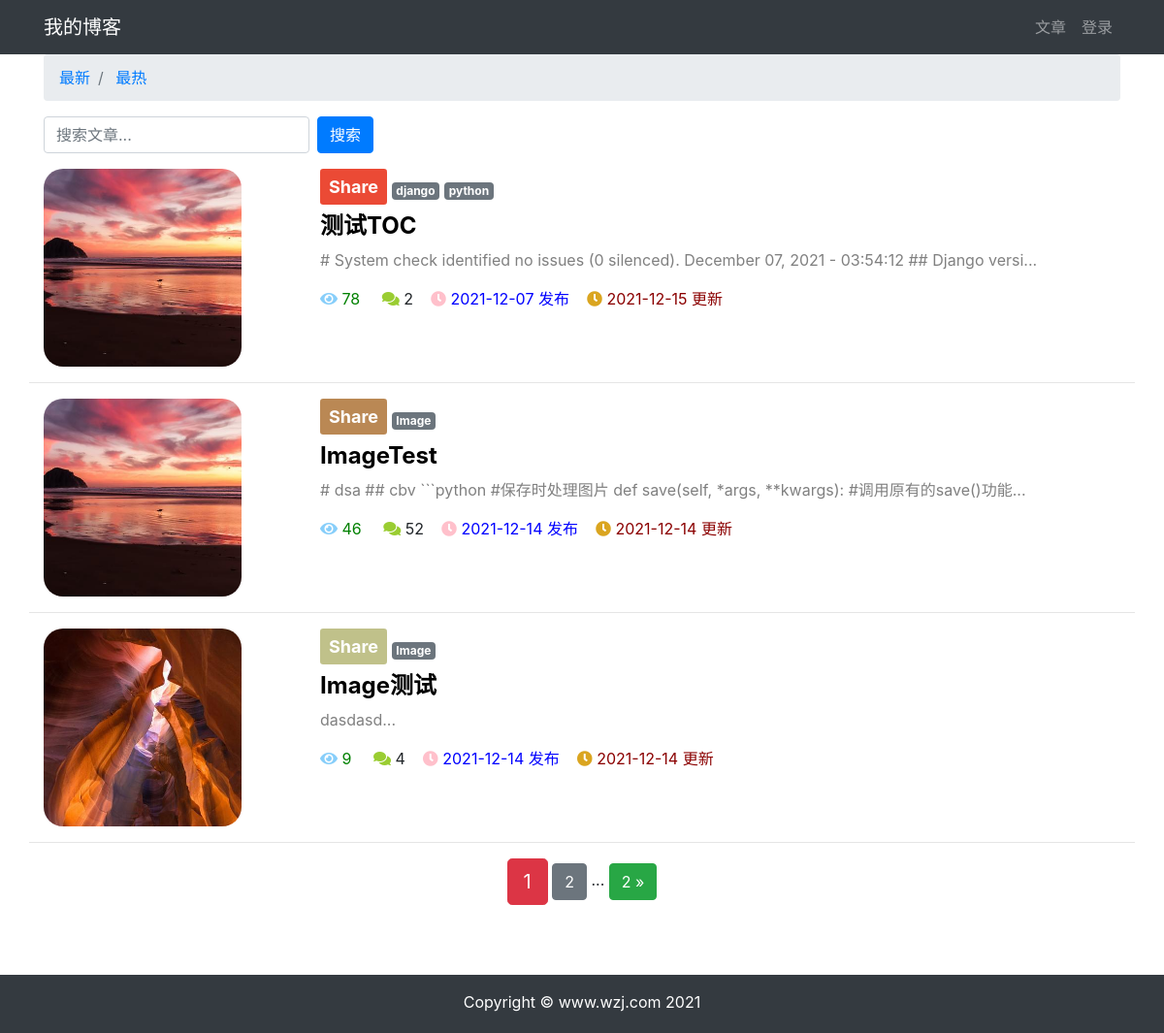
/article/article-list/?order=total_views&search=&column=3&tag=None, run on the app's committed database.
### article/models.py (models this page shows, shortened)
class ArticlePost(models.Model):
    column = models.ForeignKey(
        ArticleColumn,
        null=True,
        blank=True,
        on_delete=models.CASCADE,
        related_name='article',
    )
    avatar = models.ImageField(upload_to='article/%Y%m%d', blank=True)
    author = models.ForeignKey(User, on_delete=models.CASCADE)
    title = models.CharField(max_length=100)
    body = models.TextField()
    created = models.DateTimeField(default=timezone.now)
    updated = models.DateTimeField(auto_now=True)
    total_views = models.PositiveIntegerField(default=0)
    tags = TaggableManager(blank=True)
    class Meta:
        ordering = ('-created',)

class ArticleColumn(models.Model):
    title = models.CharField(max_length=100, blank=True)
    created = models.DateTimeField(default=timezone.now)
    def __str__(self) -> str:
        return self.title

### article/views.py (the view)
# urls.py: path('article-list/', views.article_list, name='article_list'),
def article_list(request):
    search = request.GET.get('search')
    order = request.GET.get('order')
    column = request.GET.get('column')
    tag = request.GET.get('tag')
    article_list = ArticlePost.objects.all()
    if search:
        article_list = article_list.filter(
            Q(title__icontains=search) |
            Q(body__icontains=search)
        )
    else:
        search = ''
    if column is not None and column.isdigit():
        article_list = article_list.filter(column=column)
    if tag and tag != 'None':
        article_list = article_list.filter(tags__name__in=[tag])
    if order == 'total_views':
        article_list = article_list.order_by('-total_views')
    paginator = Paginator(article_list, 3)
    page = request.GET.get('page')
    articles = paginator.get_page(page)
    context = {
            'articles': articles,
            'order': order,
            'search': search,
            'column': column,
            'tag': tag,
    }
    return render(request, 'article/list.html', context)

### templates/article/list.html (shortened to what this page needs)
{% extends "base.html" %}
{% load staticfiles %}
{% block content %}
<div class="container">
    <nav aria-label="breadcrumb">
        <ol class="breadcrumb">
            <li class="breadcrumb-item">
                <a href="{% url 'article:article_list' %}?search={{ search }}&column={{ column }}&tag={{ tag }}"
                >
                    最新
                </a>
            </li>
            <li class="breadcrumb-item">
                <a href="{% url 'article:article_list' %}?order=total_views&search={{ search }}&column={{ column }}&tag={{ tag }}"
                >
                    最热
                </a>
            </li>
        </ol>
    </nav>
    <div class="row">
        <div class="col-auto mr-auto">
            <form class="form-inline" >
                <input type="text"
                    class="form-control mb-2 mr-sm-2"
                    name="search"
                    placeholder="搜索文章..."
                    required
                >
                <button type="submit" class="btn btn-primary mb-2 mr-sm-2">搜索</button>
            </form>
        </div>
    </div>
    <div class="row mt-2">
        {% for article in articles %}
            {% if article.avatar %}
            <div class="col-3">
                <img src="{{ article.avatar.url }}"
                     alt="avatar"
                     style="max-width:80%; border-radius: 20px"
                >
            </div>
            {% endif %}
            <div class="col">
                {% if article.column %}
                    <a  role="button"
                        href="{% url 'article:article_list' %}?column={{ article.column.id }}"
                        class="btn btn-sm mb-2"
                        style="color: #ffffff;
                        font-size: large;
                        font-weight: bold;"
                    >
                        {{ article.column }}
                    </a>
                {% endif %}
                <span>
                    {% for tag in article.tags.all %}
                        <a href="{% url 'article:article_list' %}?tag={{ tag }}"
                        class="badge badge-secondary"
                        >
                            {{ tag }}
                        </a>
                    {% endfor %}
                </span>
                <h4>
                    <b>
                        <a href="{% url 'article:article_detail' article.id %}"
                        style="color: black;"
                        >
                            {{ article.title }}
                        </a>
                    </b>
                </h4>
                <div>
                    <p style="color: gray;">
                        {{ article.body|slice:'100' }}...
                    </p>
                </div>
                <p>
                    <span style="color: green;">
                        <i class="fas fa-eye" style="color: lightskyblue;"></i>
                        {{ article.total_views }} &nbsp;&nbsp;&nbsp;
                    </span>
                    <span>
                        <i class="fas fa-comments" style="color: yellowgreen;"></i>
                        {{ article.comments.count }}&nbsp;&nbsp;&nbsp;
                    </span>
                    <span style="color: blue;">
                        <i class="fas fa-clock" style="color: pink;"></i>
                        {{ article.created|date:'Y-m-d' }} 发布&nbsp;&nbsp;&nbsp;
                    </span>
                    <span style="color: darkred;">
                        <i class="fas fa-clock" style="color: goldenrod;"></i>
                        {{ article.updated|date:'Y-m-d' }} 更新
                    </span>
                </p>
            </div>
            <hr style="width: 100%;">
        {% endfor %}
    </div>
    <div class="pagination row">
        <div class="m-auto">
            <span class="step-links">
                <span class="current btn btn-danger btn-lg">
                    {{ articles.number }}
                </span>
                {% if articles.has_next %}
                    <a href="?page={{ articles.next_page_number }}&order={{ order }}&search={{ search }}&column={{ column }}&tag={{ tag }}"
                    class="btn btn-secondary"
                    >
                        {{ articles.next_page_number }}
                    </a>
                    <span>...</span>
                    <a href="?page={{ articles.paginator.num_pages }}&order={{ order }}&search={{ search }}&column={{ column }}&tag={{ tag }}"
                    class="btn btn-success"
                    >
                        {{ articles.paginator.num_pages }} &raquo;
                    </a>
                {% endif %}
            </span>
        </div>
    </div>
</div>
{% endblock content %}

### templates/base.html (style rules this page uses)
html, body { height: 100%; margin: 0; }

### data on the page
ArticlePost: avatar (picture), column "Share", title "测试TOC", body "# System check identified no issues (0 silenced). December 07, 2021 - 03:54:12 ## Django versi", total_views "78", comments.count "2", created "2021-12-07", updated "2021-12-15"
Tag: name "django"
Tag: name "python"
ArticlePost: avatar (picture), column "Share", title "ImageTest", body "# dsa ## cbv ```python #保存时处理图片 def save(self, *args, **kwargs): #调用原有的save()功能", total_views "46", comments.count "52", created "2021-12-14", updated "2021-12-14"
Tag: name "Image"
ArticlePost: avatar (picture), column "Share", title "Image测试", body "dasdasd", total_views "9", comments.count "4", created "2021-12-14", updated "2021-12-14"

### other printed values
{{ articles.number }} "1"
{{ articles.next_page_number }} "2"
{{ articles.paginator.num_pages }} "2"
